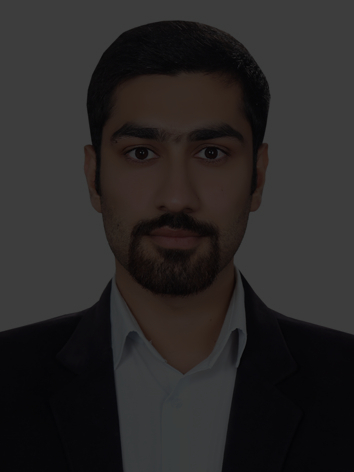
#> input picture Week 05/dataset/face/1.png, 354 x 472 px, found by its file name
$ jupyter execute main.ipynb
#> lines starting #> are read from the running program, lines starting #| are printed output that depends on the picture
[cell 1]
import cv2
import matplotlib.pyplot as plt

[cell 2]
image = cv2.imread('1.png', cv2.IMREAD_GRAYSCALE)
#> image: shape (472, 354); min 2, max 62, mean 39.5

equalized_image = cv2.equalizeHist(image)
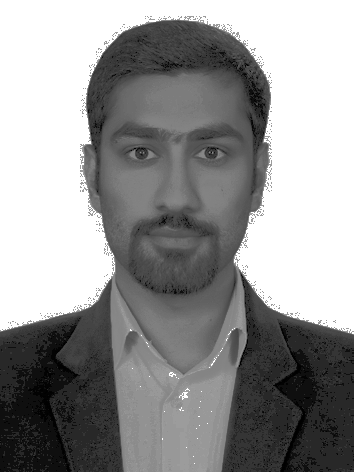
#> equalized_image: shape (472, 354); min 0, max 255, mean 149.2

plt.figure(figsize=(10,5))

plt.subplot(2, 2, 1)
plt.imshow(image, cmap='gray')
plt.title('Original Image')
plt.axis('off')
plt.subplot(2, 2, 2)
plt.hist(image.ravel(), 256, [0,256])
plt.title('Histogram (Original)')
plt.subplot(2, 2, 3)
plt.imshow(equalized_image, cmap='gray')

plt.title('Equalized Image')
plt.axis('off')

plt.subplot(2, 2, 4)
plt.hist(equalized_image.ravel(), 256, [0,256])
plt.title('Histogram (Equalized)')
plt.show()
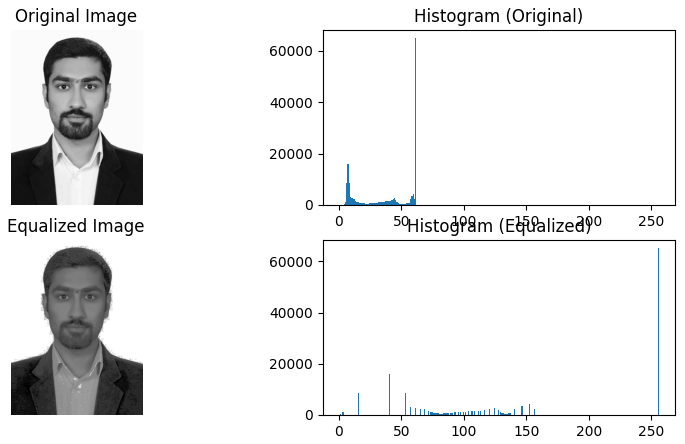
#> figure drawn by matplotlib, 4 panels; panel 2: tallest bar 64932 high, from x = 61 to 62; panel 4: tallest bar 65068 high, from x = 255 to 256
